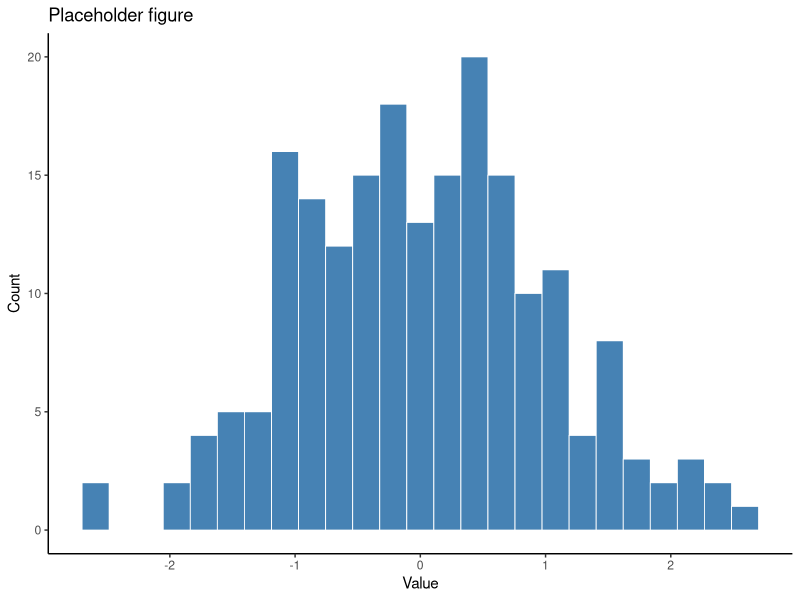

Write R code to recreate this figure.
## ---- chunk 1
#| label: fig-template-example
#| fig-cap: "Replace this with a real figure. A caption is self-sufficient when a reader
#|   who sees only the plot and this sentence knows what is shown and why it matters."
#| fig-height: 3.5
#| dpi: 500
#| echo: false

library(tidyverse) # wrangling and visualization

col_1 <- "steelblue"

set.seed(2026)
tibble(x = rnorm(200)) |>
  ggplot(aes(x = x)) +
  geom_histogram(bins = 25, fill = col_1, colour = "white", linewidth = 0.3) +
  theme_classic() +
  labs(x = "Value", y = "Count", title = "Placeholder figure")
